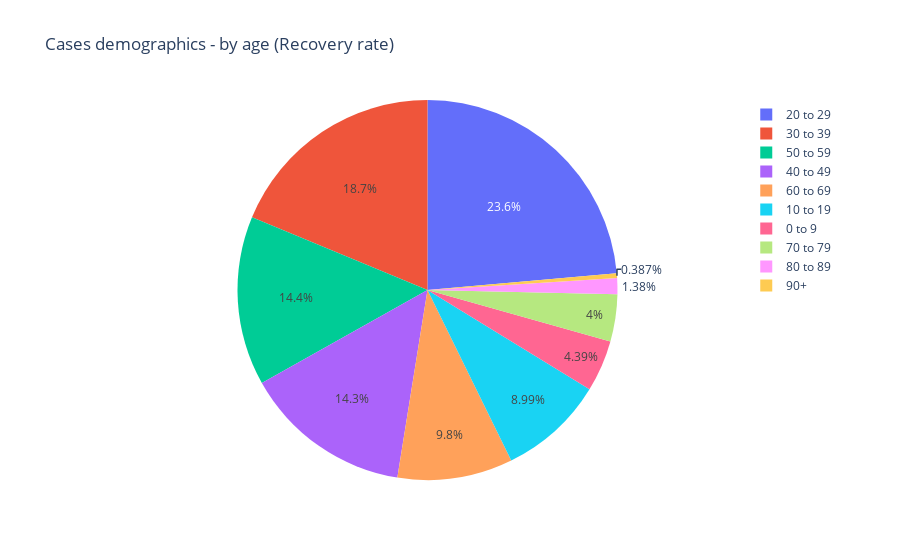

Write notebook code for a chart like this one.
### Code cell
pie_chart = px.pie(
    data_frame=df_Covid,
    values=df_Covid[df_Covid["series_name"] == "Cases by age"].value,
    names=df_Covid[df_Covid["series_name"] == "Cases by age"]["parameter"],
    title="Cases demographics - by age (Recovery rate)",
)
pio.show(pie_chart)

### Figure 1 — Plotly figure (JSON) as saved in the notebook; plotly's stock layout.template omitted (floating-point values rounded to 4 significant figures)
{"data": [{"domain": {"x": [0, 1], "y": [0, 1]}, "hovertemplate": "label=%{label}<br>value=%{value}<extra></extra>", "labels": ["0 to 9", "0 to 9", "0 to 9", "10 to 19", "10 to 19", "10 to 19", "20 to 29", "20 to 29", "20 to 29", "30 to 39", "30 to 39", "30 to 39", "40 to 49", "40 to 49", "40 to 49", "50 to 59", "50 to 59", "50 to 59", "60 to 69", "60 to 69", "60 to 69", "70 to 79", "70 to 79", "70 to 79", "80 to 89", "80 to 89", "80 to 89", "90+", "90+", "90+"], "legendgroup": "", "name": "", "showlegend": true, "type": "pie", "values": [0, 3, 99, 0, 6, 203, 0, 5, 544, 0, 13, 423, 0, 9, 324, 2, 6, 327, 3, 1, 224, 7, 1, 85, 8, 0, 24, 5, 0, 4]}], "layout": {"legend": {"tracegroupgap": 0}, "title": {"text": "Cases demographics - by age (Recovery rate)"}}}
